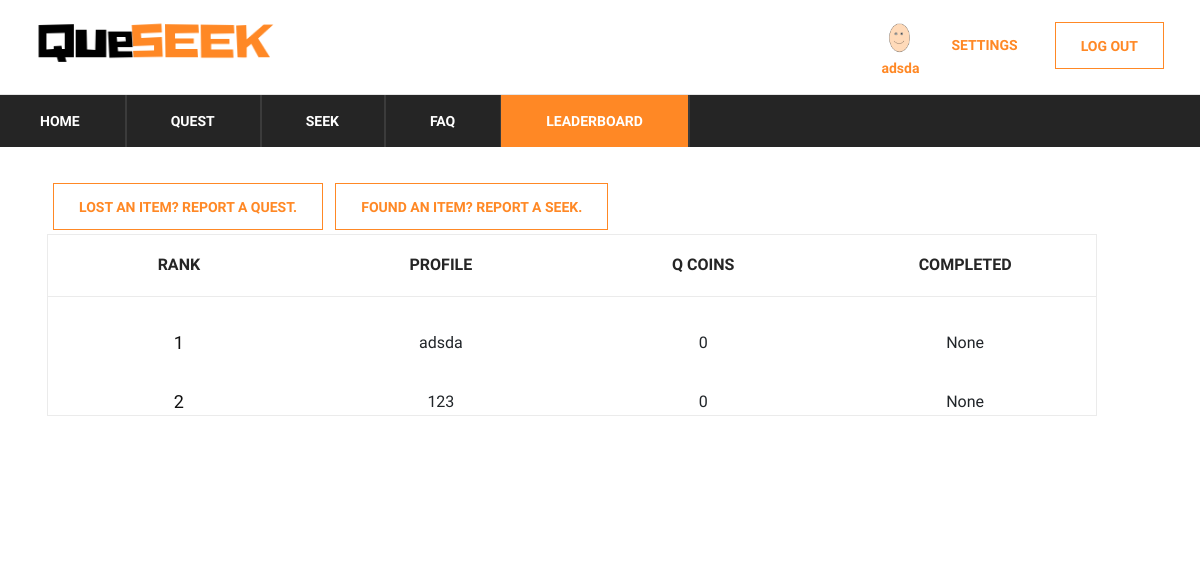
The page /leaderboard (signed in) on the database its author committed.
### app/models.py (models this page shows)
class UserProfile(UserMixin, Base):
    __tablename__ = "userProfile"
    id = db.Column(db.String, ForeignKey('users.id'), primary_key=True)
    level = db.Column(db.Integer, nullable=False, default=1)
    coinsBalance = db.Column(db.Integer, nullable=False, default=50)
    coinsCollected = db.Column(db.Integer, nullable=False, default=0)
    coinsToNext = db.Column(db.Integer, nullable=False, default=20)
    avatarId = db.Column(db.String, ForeignKey('Avatars.avatarId'), default='0000')

class User(UserMixin, Base):
    __tablename__ = "users"
    id = db.Column(db.String, primary_key=True)
    email = db.Column(db.String(255), unique=True, nullable=False)
    password = db.Column(db.String(255), nullable=False)
    username = db.Column(db.String(255), unique=True, nullable=False)
    created_at = db.Column(DateTime(timezone=True), default=datetime.now(pytz.timezone('Asia/Singapore')))

### app/__init__.py (the view)
@app.route('/leaderboard')
def leaderboard():
    q1 = (db.session.query(User, func.count(QuestCoinsTransaction.questId).label('amt'))
          .group_by(User.id)
          .filter(User.id == QuestCoinsTransaction.userId)
          )
    q1s = q1.subquery()
    q2 = (db.session.query(User, UserProfile, q1s.c.amt)
          .outerjoin(q1s, User.id == q1s.c.id)
          .filter(User.id == UserProfile.id)
          .order_by(UserProfile.coinsCollected.desc())
          .all()
          )
    print(q2)
    return render_template('leaderboard.html', query=q2, page='leaderboard')

### app/__init__.py (called while the page is built)
@login.user_loader
def load_user(id):
    return User.query.get(id)

@app.context_processor
def inject_dict_for_all_templates():
    if (not current_user.is_anonymous):
        userprofile = (db.session.query(UserProfile)
                       .filter(UserProfile.id == current_user.id)
                       .first()
                       )
        return dict(current_user_avatar=userprofile.avatarId)
    return dict()

### app/templates/leaderboard.html (shortened to what this page needs)
<!DOCTYPE html>
<html lang="zxx">
<head>
    <link rel="stylesheet" href="{{ url_for('static', filename='css/bootstrap.min.css')}}" type="text/css">
    <link rel="stylesheet" href="{{ url_for('static', filename='css/font-awesome.min.css')}}" type="text/css">
    <link rel="stylesheet" href="{{ url_for('static', filename='css/themify-icons.css')}}" type="text/css">
    <link rel="stylesheet" href="{{ url_for('static', filename='css/elegant-icons.css')}}" type="text/css">
    <link rel="stylesheet" href="{{ url_for('static', filename='css/owl.carousel.min.css')}}" type="text/css">
    <link rel="stylesheet" href="{{ url_for('static', filename='css/nice-select.css')}}" type="text/css">
    <link rel="stylesheet" href="{{ url_for('static', filename='css/jquery-ui.min.css')}}" type="text/css">
    <link rel="stylesheet" href="{{ url_for('static', filename='css/slicknav.min.css')}}" type="text/css">
    <link rel="stylesheet" href="{{ url_for('static', filename='css/style.css')}}" type="text/css">
    <link rel="stylesheet" href="{{ url_for('static', filename='css/table.css')}}" type="text/css">
</head>
<body>
<header class="header-section">
    {% include "base/topbar.html" %}
    {% include "base/menu.html" %}
</header>
<section class="hero-section">
    <div class="hero-items owl-carousel">
        <div class="topbar-cover2">
            <div class="desc">
                <section class="cd-faq">
                    <section class="shopping-cart spad">
                        {% include "base/button.html" %}
                        <div class="container">
                            <div class="row">
                                <div class="col-lg-12">
                                    <div class="cart-table">
                                        <table>
                                            <thead>
                                            <tr>
                                                <th>Rank</th>
                                                <th>Profile</th>
                                                <th>Q Coins</th>
                                                <th>Completed</th>
                                            </tr>
                                            </thead>
                                            <tbody>
                                            {% for row in query %}
                                            <tr>
                                                <td class="cart-pic"><h5>{{ loop.index0 + 1 }}</h5></td>
                                                <td class="cart-pic">{{ row[0].username}}</td>
                                                <td class="cart-pic">{{ row[1].coinsCollected }}</td>
                                                <td class="cart-pic">{{ row[2] }}</td>
                                            </tr>
                                            {% endfor %}
                                            </tbody>
                                        </table>
                                    </div>
                                </div>
                            </div>
                        </div>
                    </section>
                </section>
            </div>
        </div>
    </div>
</section>
</body>
</html>

### app/templates/base/loginlogout.html
<div class="ht-right">
    <div class="login-panel">
        {% if current_user.is_anonymous %}
        <a href="{{ url_for('signup') }} " class="log-btn">SIGN UP</a>
        <a href="{{ url_for('login') }} " class="log-btn">LOG IN</a>
        {% else %}
        <a href="{{ url_for('logout') }}" class="log-btn">LOG OUT</a>
        <a href="{{ url_for('settings') }}" class="settings-btn">SETTINGS</a>
        {% endif %}
    </div>
    {% if current_user.is_anonymous %}
    {% else %}
    <div class="login-panel">
        <a href="{{url_for('profile')}}">
            <img src="{{ url_for('static', filename='img/avatars/'+current_user_avatar+'.png')}}"
                 width="40"
                 height="40">
        </a>
        <a href="{{ url_for('profile') }}" class="user-btn"> {{ current_user.username }}</a>
    </div>
    {% endif %}
</div>

### app/static/css/style.css (style rules this page uses)
html, body { height: 100%; font-family: "Muli", sans-serif; -webkit-font-smoothing: antialiased; font-smoothing: antialiased; }
h1, h2, h3, h4, h5, h6 { margin: 0; color: #111111; font-weight: 400; font-family: "Muli", sans-serif; }
h5 { font-size: 18px; }
img { max-width: 100%; }
.header-top .ht-right { float: right; }
.header-top .ht-right .login-panel { float: right; font-size: 14px; color: #252525; display: inline-block; padding-top: 18px; padding-bottom: 15px; }
.shopping-cart { padding-bottom: 60px; }
.cart-table { margin-bottom: 40px; }
.cart-table table { width: 100%; min-width: 480px; border: 1px solid #ebebeb; }
.cart-table table tr th { font-size: 16px; color: #252525; font-weight: 700; border-bottom: 1px solid #ebebeb; text-align: center; padding: 18px 0 19px; text-transform: uppercase; }
.cart-table table tr td { text-align: center; padding-top: 34px; }
.cart-table table tr td.cart-pic { width: 21%; }
@media only screen and (min-width: 1200px) { .container { max-width: 1170px; } }
.log-btn { float: right; display: inline-block; padding-left: 20px; padding-top: 18px; padding-bottom: 15px; color: #ff8825; border: 1px solid #ff8825; font-size: 14px; font-weight: 700; text-transform: uppercase; padding: 13px 25px 11px; cursor: pointer; margin: 4px 6px; }
.settings-btn { float: right; display: inline-block; padding-left: 20px; padding-top: 18px; padding-bottom: 15px; color: #ff8825; font-size: 14px; font-weight: 700; text-transform: uppercase; padding: 13px 25px 11px; cursor: pointer; margin: 4px 6px; }
.user-btn { color: #ff8825; font-size: 14px; font-weight: 700; cursor: pointer; }
.login-panel img { display: block; margin-left: auto; margin-right: auto; }
.login-panel a { display: block; text-align: center; }

### app/static/css/table.css (style rules this page uses)
.topbar-cover2 { position: relative; }
.cd-faq { width: 90%; margin: 2em auto; box-shadow: 0 1px 5px rgba(0, 0, 0, 0.1); }
.cd-faq:after { content: ""; display: table; clear: both; }
@media only screen and (min-width: 768px) { .cd-faq { position: relative; margin: 2em; box-shadow: none; } }
@media only screen and (min-width: 768px) { .cd-faq > * { vertical-align:middle; } }

### rows shown on the page
UserProfile: avatarId (picture)
User: username "adsda", coinsCollected "0", row "None"
User: username "123", coinsCollected "0", row "None"
